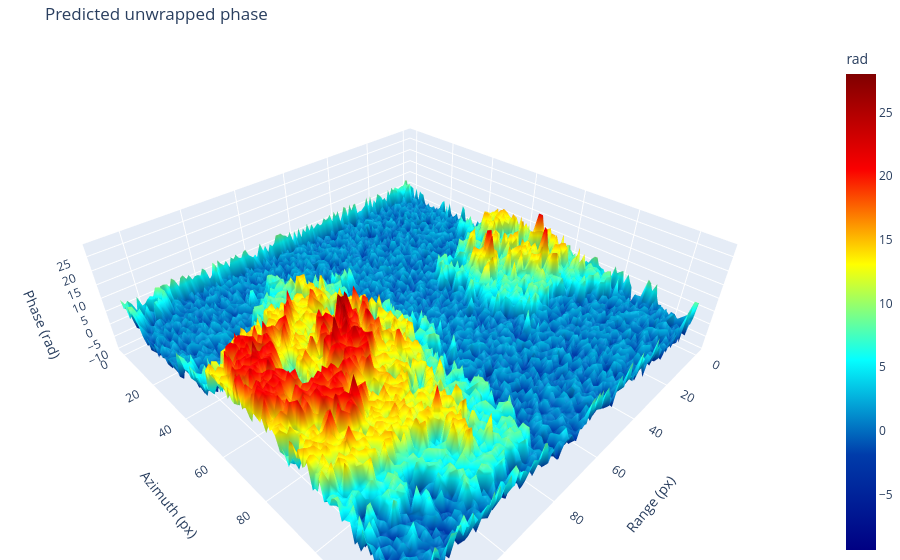

Notebook cell for this chart:
### Markdown cell above
## 7. Interactive visualization

### Code cell
fig3d = phase_plots.plot_phase_surface_3d(result.unwrapped_phase, title="Predicted unwrapped phase")
fig3d.show()

### Figure 1 — Plotly figure (JSON) as saved in the notebook; plotly's stock layout.template omitted (floating-point values rounded to 4 significant figures; data arrays with more than 128 entries replaced by an {"elided": "..."} marker saying what was removed)
{"data": [{"colorbar": {"title": {"text": "rad"}}, "colorscale": [[0.0, "rgb(0,0,131)"], [0.2, "rgb(0,60,170)"], [0.4, "rgb(5,255,255)"], [0.6, "rgb(255,255,0)"], [0.8, "rgb(250,0,0)"], [1.0, "rgb(128,0,0)"]], "type": "surface", "z": {"elided": "128x128 float values"}}], "layout": {"margin": {"b": 0, "l": 0, "r": 0, "t": 40}, "scene": {"xaxis": {"title": {"text": "Range (px)"}}, "yaxis": {"title": {"text": "Azimuth (px)"}}, "zaxis": {"title": {"text": "Phase (rad)"}}}, "title": {"text": "Predicted unwrapped phase"}}}
